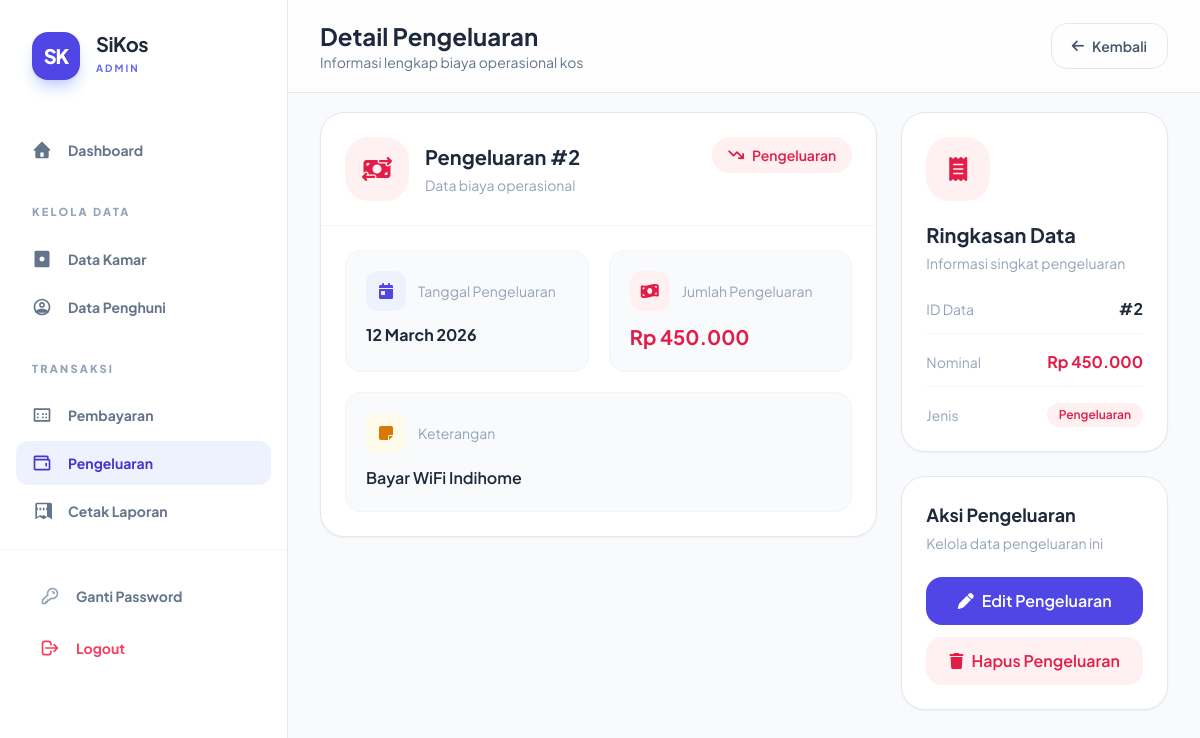
Page /modules/pengeluaran/detail.php?id=2 (signed in) on the committed database.
### tables this page shows
CREATE TABLE `pengeluaran` (
  `id_pengeluaran` int NOT NULL,
  `id_admin` int DEFAULT NULL,
  `tanggal` date DEFAULT NULL,
  `keterangan` varchar(255) DEFAULT NULL,
  `jumlah` decimal(15,2) DEFAULT NULL
);

### modules/pengeluaran/detail.php (the view, shortened to what this page needs)
<?php
require_once '../../config/db.php';
$id = mysqli_real_escape_string($conn, $_GET['id']);
$columns = [];
$colQuery = mysqli_query($conn, "SHOW COLUMNS FROM pengeluaran");
while($col = mysqli_fetch_assoc($colQuery)){
    $columns[] = $col['Field'];
}
function pickColumn($columns, $candidates){
    foreach($candidates as $c){
        if(in_array($c, $columns)){
            return $c;
        }
    }
    return null;
}
$idCol = pickColumn($columns, [
    'id_pengeluaran',
    'id'
]);
$tanggalCol = pickColumn($columns, [
    'tanggal_pengeluaran',
    'tgl_pengeluaran',
    'tanggal',
    'tgl',
    'tanggal_transaksi',
    'tgl_transaksi'
]);
$jumlahCol = pickColumn($columns, [
    'jumlah_pengeluaran',
    'nominal_pengeluaran',
    'total_pengeluaran',
    'biaya_pengeluaran',
    'jumlah',
    'nominal',
    'total',
    'biaya'
]);
$keteranganCol = pickColumn($columns, [
    'keterangan',
    'deskripsi',
    'catatan',
    'detail',
    'nama_pengeluaran',
    'keperluan',
    'uraian'
]);
$q = mysqli_query($conn,"
    SELECT *
    FROM pengeluaran
    WHERE $idCol = '$id'
    LIMIT 1
");
$r = mysqli_fetch_assoc($q);
include '../../includes/header.php';
?>
<?php include '../../includes/sidebar.php'; ?>
<div class="ml-72 min-h-screen bg-slate-50">
<div class="fixed top-0 left-72 right-0 bg-white/80 backdrop-blur border-b border-slate-200 px-8 py-5 z-40">
    <div class="flex justify-between items-center">
        <div>
            <h1 class="text-2xl font-bold text-slate-800">
                Detail Pengeluaran
            </h1>
            <p class="text-sm text-slate-500">
                Informasi lengkap biaya operasional kos
            </p>
        </div>
        <a href="index.php"
           class="px-5 py-3 rounded-2xl border border-slate-200 text-slate-600 hover:bg-slate-100 transition font-semibold text-sm flex items-center gap-2">
            <i class="fa-solid fa-arrow-left"></i>
            Kembali
        </a>
    </div>
</div>
<main class="pt-28 px-8 pb-10">
<div class="grid grid-cols-1 lg:grid-cols-3 gap-6">
    <div class="lg:col-span-2 space-y-6">
        <div class="bg-white rounded-3xl border border-slate-200 shadow-sm overflow-hidden">
            <div class="p-6 border-b border-slate-100 flex justify-between items-start">
                <div class="flex items-center gap-4">
                    <div class="w-16 h-16 rounded-3xl bg-rose-50 text-rose-600 flex items-center justify-center">
                        <i class="fa-solid fa-money-bill-transfer text-2xl"></i>
                    </div>
                    <div>
                        <h2 class="text-xl font-bold text-slate-800">
                            Pengeluaran #<?= $r[$idCol] ?>
                        </h2>
                        <p class="text-sm text-slate-400 mt-1">
                            Data biaya operasional
                        </p>
                    </div>
                </div>
                <span class="inline-flex items-center gap-2 px-4 py-2 rounded-full bg-rose-50 text-rose-600 text-sm font-semibold">
                    <i class="fa-solid fa-arrow-trend-down"></i>
                    Pengeluaran
                </span>
            </div>
            <div class="p-6 grid grid-cols-1 md:grid-cols-2 gap-5">
                <div class="p-5 rounded-2xl bg-slate-50 border border-slate-100">
                    <div class="flex items-center gap-3 mb-3">
                        <div class="w-10 h-10 rounded-xl bg-indigo-50 text-indigo-600 flex items-center justify-center">
                            <i class="fa-solid fa-calendar-day"></i>
                        </div>
                        <p class="text-sm text-slate-400">
                            Tanggal Pengeluaran
                        </p>
                    </div>
                    <h3 class="font-bold text-slate-800">
                        <?= !empty($r[$tanggalCol]) ? date('d F Y', strtotime($r[$tanggalCol])) : '-' ?>
                    </h3>
                </div>
                <div class="p-5 rounded-2xl bg-slate-50 border border-slate-100">
                    <div class="flex items-center gap-3 mb-3">
                        <div class="w-10 h-10 rounded-xl bg-rose-50 text-rose-600 flex items-center justify-center">
                            <i class="fa-solid fa-money-bill-wave"></i>
                        </div>
                        <p class="text-sm text-slate-400">
                            Jumlah Pengeluaran
                        </p>
                    </div>
                    <h3 class="font-bold text-rose-600 text-xl">
                        Rp <?= number_format($r[$jumlahCol] ?? 0,0,',','.') ?>
                    </h3>
                </div>
                <div class="p-5 rounded-2xl bg-slate-50 border border-slate-100 md:col-span-2">
                    <div class="flex items-center gap-3 mb-3">
                        <div class="w-10 h-10 rounded-xl bg-amber-50 text-amber-600 flex items-center justify-center">
                            <i class="fa-solid fa-note-sticky"></i>
                        </div>
                        <p class="text-sm text-slate-400">
                            Keterangan
                        </p>
                    </div>
                    <h3 class="font-semibold text-slate-800 leading-relaxed">
                        <?= htmlspecialchars($r[$keteranganCol] ?? '-') ?>
                    </h3>
                </div>
            </div>
        </div>
    </div>
    <div class="space-y-6">
        <div class="bg-white rounded-3xl border border-slate-200 shadow-sm p-6">
            <div class="w-16 h-16 rounded-3xl bg-rose-50 text-rose-600 flex items-center justify-center mb-5">
                <i class="fa-solid fa-receipt text-2xl"></i>
            </div>
            <h2 class="text-xl font-bold text-slate-800">
                Ringkasan Data
            </h2>
            <p class="text-sm text-slate-400 mt-1">
                Informasi singkat pengeluaran
            </p>
            <div class="mt-6 space-y-4">
                <div class="flex justify-between items-center border-b border-slate-100 pb-3">
                    <span class="text-sm text-slate-400">ID Data</span>
                    <span class="font-bold text-slate-800">
                        #<?= $r[$idCol] ?>
                    </span>
                </div>
                <div class="flex justify-between items-center border-b border-slate-100 pb-3">
                    <span class="text-sm text-slate-400">Nominal</span>
                    <span class="font-bold text-rose-600">
                        Rp <?= number_format($r[$jumlahCol] ?? 0,0,',','.') ?>
                    </span>
                </div>
                <div class="flex justify-between items-center">
                    <span class="text-sm text-slate-400">Jenis</span>
                    <span class="px-3 py-1 rounded-full bg-rose-50 text-rose-600 text-xs font-semibold">
                        Pengeluaran
                    </span>
                </div>
            </div>
        </div>
        <div class="bg-white rounded-3xl border border-slate-200 shadow-sm p-6">
            <h2 class="text-lg font-bold text-slate-800">
                Aksi Pengeluaran
            </h2>
            <p class="text-sm text-slate-400 mt-1">
                Kelola data pengeluaran ini
            </p>
            <div class="mt-6 space-y-3">
                <a href="edit.php?id=<?= $r[$idCol] ?>"
                   class="w-full bg-indigo-600 hover:bg-indigo-700 transition text-white py-3 rounded-2xl font-semibold flex items-center justify-center gap-2">
                    <i class="fa-solid fa-pen"></i>
                    Edit Pengeluaran
                </a>
                <a href="hapus.php?id=<?= $r[$idCol] ?>"
                   onclick="return confirm('Hapus data pengeluaran ini?')"
                   class="w-full bg-rose-50 hover:bg-rose-100 transition text-rose-600 py-3 rounded-2xl font-semibold flex items-center justify-center gap-2">
                    <i class="fa-solid fa-trash"></i>
                    Hapus Pengeluaran
                </a>
            </div>
        </div>
    </div>
</div>
</main>
</div>
<?php include '../../includes/footer.php'; ?>

### includes/header.php (style rules this page uses)
body { font-family: 'Plus Jakarta Sans', sans-serif; }

### rows in the picture
pengeluaran: id_pengeluaran "2", tanggal "12 March 2026", jumlah "450.000", keterangan "Bayar WiFi Indihome"
